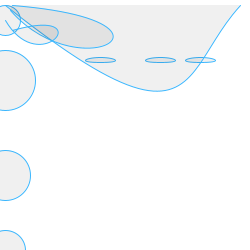
Frame 1 (no input)
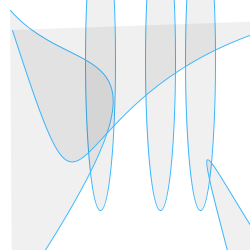
Frame 60 (the mouse pressed at the canvas centre just before this capture)
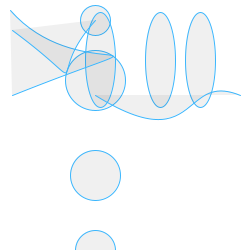
Frame 120 (the mouse held since frame 60 and released just before this capture)

The Processing sketch that drew these frames (run headless with seeded random() and noise(); from frame 60 on, the mouse is pressed at the canvas centre):

// Processing sketch: processing_17744
// ── processing_17744.pde



void setup()
{
size(250, 250);
stroke (#3bb6fd);
smooth();
fill(0, 15);
frameRate(10); // 24 or 30 make the frame rate smooth
}

int x=0;     // causes it to repeat itself
int y=0;

void draw ()
{ 
x=x+5;
if (x>500){x=0;} // causes it to repeat through the screen
background (255);
ellipse (x, 175, 50, 50);
ellipse(x, 20, 30, 30);
ellipse(x, 80, 60, 60);
ellipse(x, 250, 40, 40);
ellipse(160, 60, 30, x);
ellipse(200, 60, 30, x);
ellipse(100, 60, 30, x);
bezier(x, x, 200, 160, 180, 70, 240, x);
bezier(10, 10, 80, 90, 200, 20, 12, x);
bezier(x, 20, 40, 80, 100, x, 12, 30);



//ellipse(250, 60, 30, x);
}
